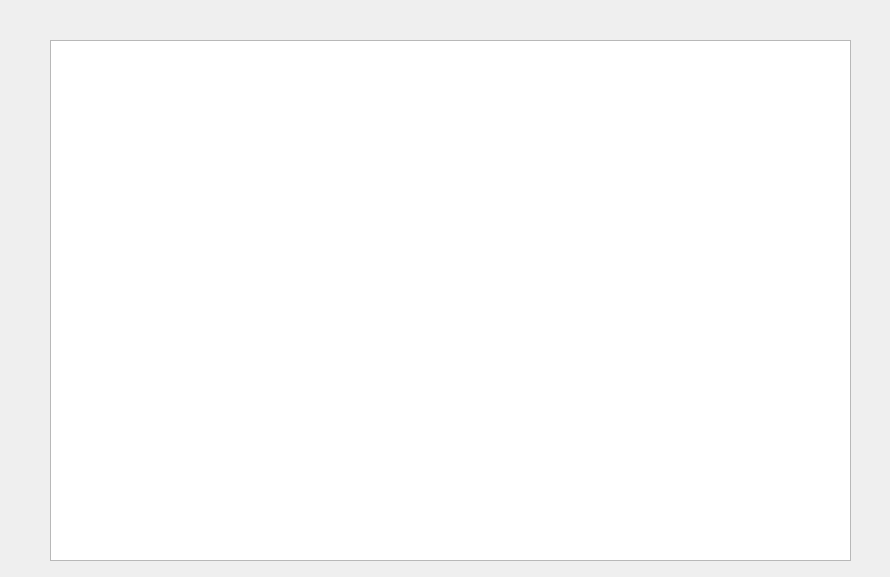
<?xml version="1.0" encoding="UTF-8"?>
<ui version="4.0">
 <class>Widget</class>
 <widget class="QWidget" name="Widget">
  <property name="geometry">
   <rect>
    <x>0</x>
    <y>0</y>
    <width>890</width>
    <height>577</height>
   </rect>
  </property>
  <property name="windowTitle">
   <string>Widget</string>
  </property>
  <widget class="QChartView" name="graphicsView">
   <property name="geometry">
    <rect>
     <x>50</x>
     <y>40</y>
     <width>801</width>
     <height>521</height>
    </rect>
   </property>
  </widget>
 </widget>
 <layoutdefault spacing="6" margin="11"/>
 <customwidgets>
  <customwidget>
   <class>QChartView</class>
   <extends>QGraphicsView</extends>
   <header location="global">qchartview.h</header>
  </customwidget>
 </customwidgets>
 <resources/>
 <connections/>
</ui>
